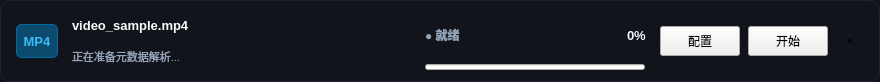
<?xml version="1.0" encoding="UTF-8"?>
<ui version="4.0">
 <class>TaskItemWidget</class>
 <widget class="QWidget" name="TaskItemWidget">
  <property name="geometry">
   <rect>
    <x>0</x>
    <y>0</y>
    <width>880</width>
    <height>82</height>
   </rect>
  </property>
  <property name="minimumSize">
   <size>
    <width>0</width>
    <height>82</height>
   </size>
  </property>
  <property name="maximumSize">
   <size>
    <width>16777215</width>
    <height>82</height>
   </size>
  </property>
  <property name="styleSheet">
   <string notr="true">#TaskItemWidget {
    background-color: #12141c;
    border: 1px solid #1e2230;
    border-radius: 10px;
}
#TaskItemWidget:hover {
    border-color: #38bdf8;
    background-color: #151822;
}</string>
  </property>
  <layout class="QHBoxLayout" name="cardMainLayout">
   <property name="spacing">
    <number>14</number>
   </property>
   <property name="leftMargin">
    <number>16</number>
   </property>
   <property name="topMargin">
    <number>12</number>
   </property>
   <property name="rightMargin">
    <number>16</number>
   </property>
   <property name="bottomMargin">
    <number>12</number>
   </property>
   <item>
    <widget class="QLabel" name="badgeFormat">
     <property name="minimumSize">
      <size>
       <width>42</width>
       <height>34</height>
      </size>
     </property>
     <property name="maximumSize">
      <size>
       <width>42</width>
       <height>34</height>
      </size>
     </property>
     <property name="font">
      <font>
       <pointsize>10</pointsize>
       <bold>true</bold>
      </font>
     </property>
     <property name="styleSheet">
      <string notr="true">background-color: #0c4a6e;
color: #38bdf8;
border: 1px solid #0369a1;
border-radius: 5px;
font-weight: 700;</string>
     </property>
     <property name="text">
      <string>MP4</string>
     </property>
     <property name="alignment">
      <set>Qt::AlignmentFlag::AlignCenter</set>
     </property>
    </widget>
   </item>
   <item>
    <layout class="QVBoxLayout" name="fileInfoLayout">
     <property name="spacing">
      <number>4</number>
     </property>
     <item>
      <widget class="QLabel" name="labelFileName">
       <property name="font">
        <font>
         <pointsize>10</pointsize>
         <bold>true</bold>
        </font>
       </property>
       <property name="styleSheet">
        <string notr="true">color: #f8fafc; font-weight: 600;</string>
       </property>
       <property name="text">
        <string>video_sample.mp4</string>
       </property>
      </widget>
     </item>
     <item>
      <widget class="QLabel" name="labelSpecs">
       <property name="styleSheet">
        <string notr="true">color: #94a3b8; font-size: 11px;</string>
       </property>
       <property name="text">
        <string>正在准备元数据解析...</string>
       </property>
      </widget>
     </item>
    </layout>
   </item>
   <item>
    <spacer name="horizontalSpacerMid">
     <property name="orientation">
      <enum>Qt::Orientation::Horizontal</enum>
     </property>
     <property name="sizeType">
      <enum>QSizePolicy::Policy::Expanding</enum>
     </property>
     <property name="sizeHint" stdset="0">
      <size>
       <width>20</width>
       <height>20</height>
      </size>
     </property>
    </spacer>
   </item>
   <item>
    <layout class="QVBoxLayout" name="progressLayout">
     <property name="spacing">
      <number>6</number>
     </property>
     <item>
      <layout class="QHBoxLayout" name="progressInfoLayout">
       <item>
        <widget class="QLabel" name="labelStatus">
         <property name="font">
          <font>
           <pointsize>9</pointsize>
           <bold>true</bold>
          </font>
         </property>
         <property name="styleSheet">
          <string notr="true">color: #94a3b8; font-weight: 600;</string>
         </property>
         <property name="text">
          <string>● 就绪</string>
         </property>
        </widget>
       </item>
       <item>
        <spacer name="progressSpacer">
         <property name="orientation">
          <enum>Qt::Orientation::Horizontal</enum>
         </property>
         <property name="sizeHint" stdset="0">
          <size>
           <width>40</width>
           <height>10</height>
          </size>
         </property>
        </spacer>
       </item>
       <item>
        <widget class="QLabel" name="labelProgressVal">
         <property name="font">
          <font>
           <pointsize>10</pointsize>
           <bold>true</bold>
          </font>
         </property>
         <property name="styleSheet">
          <string notr="true">color: #f1f5f9; font-weight: 700;</string>
         </property>
         <property name="text">
          <string>0%</string>
         </property>
        </widget>
       </item>
      </layout>
     </item>
     <item>
      <widget class="QProgressBar" name="progressBar">
       <property name="minimumSize">
        <size>
         <width>220</width>
         <height>6</height>
        </size>
       </property>
       <property name="maximumSize">
        <size>
         <width>220</width>
         <height>6</height>
        </size>
       </property>
       <property name="value">
        <number>0</number>
       </property>
       <property name="textVisible">
        <bool>false</bool>
       </property>
      </widget>
     </item>
    </layout>
   </item>
   <item>
    <layout class="QHBoxLayout" name="actionsLayout">
     <property name="spacing">
      <number>8</number>
     </property>
     <item>
      <widget class="QPushButton" name="btnConfig">
       <property name="minimumSize">
        <size>
         <width>60</width>
         <height>30</height>
        </size>
       </property>
       <property name="text">
        <string>配置</string>
       </property>
      </widget>
     </item>
     <item>
      <widget class="QPushButton" name="pushButton">
       <property name="minimumSize">
        <size>
         <width>68</width>
         <height>30</height>
        </size>
       </property>
       <property name="text">
        <string>开始</string>
       </property>
       <property name="property" stdset="0">
        <string>primary</string>
        <bool>true</bool>
       </property>
      </widget>
     </item>
     <item>
      <widget class="QPushButton" name="pushButton_2">
       <property name="minimumSize">
        <size>
         <width>28</width>
         <height>28</height>
        </size>
       </property>
       <property name="maximumSize">
        <size>
         <width>28</width>
         <height>28</height>
        </size>
       </property>
       <property name="styleSheet">
        <string notr="true">QPushButton {
    border-radius: 14px;
    padding: 0px;
    font-size: 11px;
}</string>
       </property>
       <property name="text">
        <string>✕</string>
       </property>
       <property name="property" stdset="0">
        <string>danger</string>
        <bool>true</bool>
       </property>
      </widget>
     </item>
    </layout>
   </item>
  </layout>
 </widget>
 <resources/>
 <connections/>
</ui>
